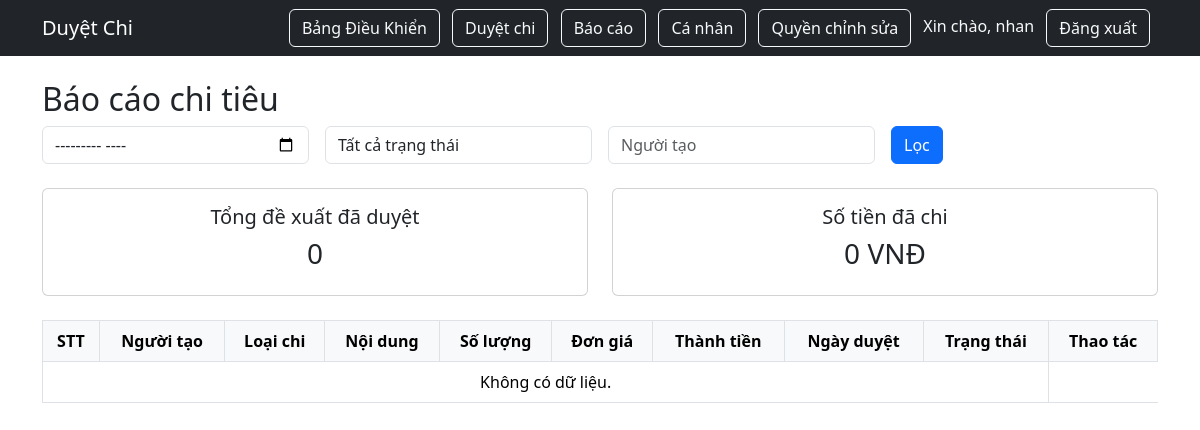
Page /report/ (signed in) on the earlier database version.
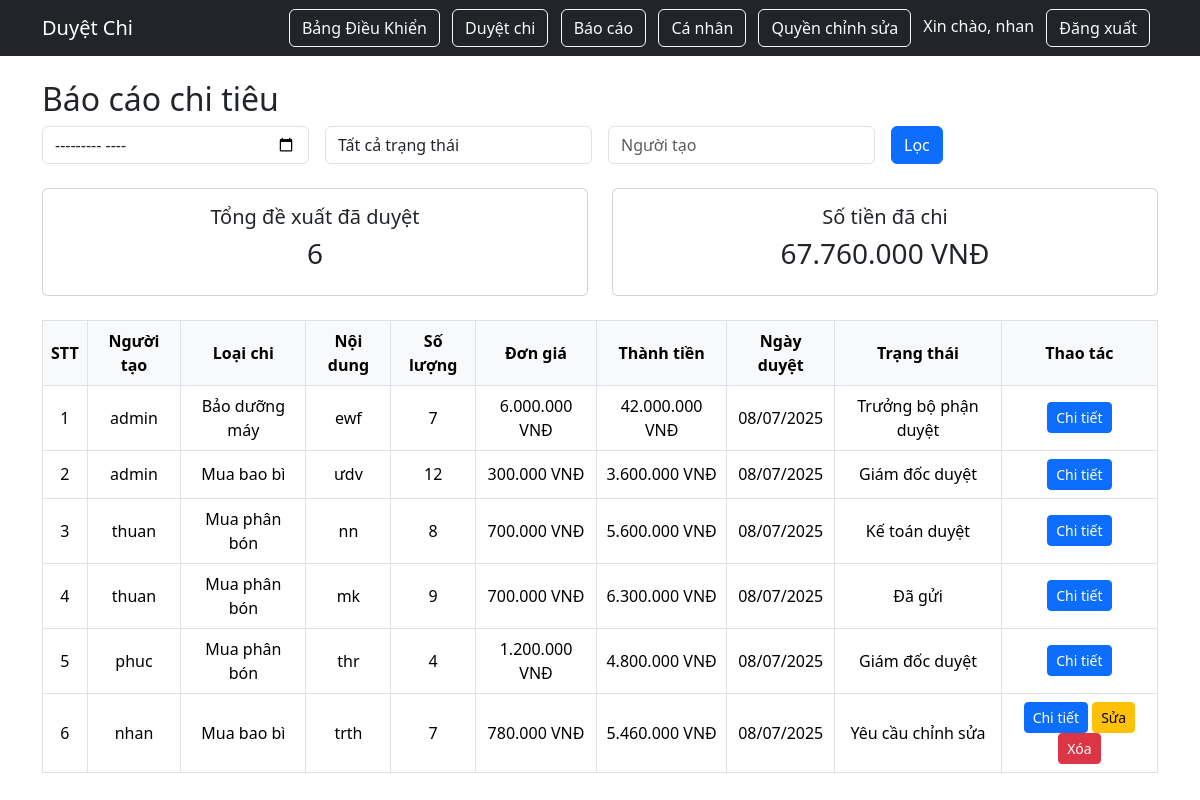
Same page on the later database version.
### hello/models.py (models this page shows, shortened)
class ExpenseRequest(models.Model):
    EXPENSE_TYPE_CHOICES = [
        ('packaging', 'Mua bao bì'),
        ('maintenance', 'Bảo dưỡng máy'),
        ('fertilizer', 'Mua phân bón'),
    ]
    STATUS_CHOICES = [
        ('submitted', 'Đã gửi'),
        ('manager_approved', 'Trưởng bộ phận duyệt'),
        ('accountant_approved', 'Kế toán duyệt'),
        ('director_approved', 'Giám đốc duyệt'),
        ('rejected', 'Từ chối'),
        ('edit_required', 'Yêu cầu chỉnh sửa'),
    ]
    employee = models.ForeignKey(User, on_delete=models.CASCADE)
    expense_type = models.CharField(max_length=50, choices=EXPENSE_TYPE_CHOICES)
    reason = models.TextField()
    invoice_image = models.ImageField(upload_to='invoices/', blank=True, null=True)
    status = models.CharField(max_length=30, choices=STATUS_CHOICES, default='submitted')
    created_at = models.DateTimeField(auto_now_add=True)
    updated_at = models.DateTimeField(auto_now=True)
    manager_comment = models.TextField(blank=True, null=True)
    accountant_comment = models.TextField(blank=True, null=True)
    director_comment = models.TextField(blank=True, null=True)
    detail = models.CharField(max_length=255, verbose_name="Chi tiết")
    content = models.TextField(verbose_name="Nội dung")
    quantity = models.PositiveIntegerField(verbose_name="Số lượng")
    unit_price = models.DecimalField(max_digits=12, decimal_places=2, verbose_name="Đơn giá")
    @property
    def total_price(self):
        return self.quantity * self.unit_price

### hello/views.py (the view)
# urls.py: path('report/', views.report, name='report'),
@login_required
def report(request):
    status_choices = ExpenseRequest.STATUS_CHOICES
    status = request.GET.get('status', '')
    employee = request.GET.get('employee', '')
    month = request.GET.get('month', '')
    requests = ExpenseRequest.objects.all() # Lấy tất cả các yêu cầu chi tiêu
    permissions = {p.user_id: p.can_edit for p in EditPermission.objects.all()}  # Thêm dòng này
    if status:
        requests = requests.filter(status=status)
    if employee:
        requests = requests.filter(employee__username__icontains=employee)
    if month:
        year, month_num = month.split('-')
        requests = requests.filter(created_at__year=year, created_at__month=month_num)
    total_approved = requests.count()
    total_amount = requests.aggregate(
        total=Sum(ExpressionWrapper(F('quantity') * F('unit_price'), output_field=DecimalField()))
    )['total'] or 0
    return render(request, 'hello/report.html', {
        'requests': requests,
        'total_approved': total_approved,
        'total_amount': total_amount,
        'status_choices': status_choices,
        'status': status,
        'employee': employee,
        'month': month,
        'permissions': permissions,
    })

### hello/templatetags/extra_filters.py (called while the page is built)
@register.filter
def get(dict_data, key):
    return dict_data.get(key)

@register.filter
def format_vnd(value):
    try:
        value = int(value)
        return f"{value:,}".replace(",", ".")
    except:
        return value

### hello/templates/hello/report.html (shortened to what this page needs)
{% extends "hello/layout.html" %}
{% load extra_filters %}
{% block content %}
<h2>Báo cáo chi tiêu</h2>
<form method="get" class="row g-3 mb-4">
    <div class="col-md-3">
        <input type="month" name="month" class="form-control" value="{{ month }}">
    </div>
    <div class="col-md-3">
        <select name="status" class="form-control">
            <option value="">Tất cả trạng thái</option>
        </select>
    </div>
    <div class="col-md-3">
        <input type="text" name="employee" class="form-control" placeholder="Người tạo" value="{{ employee }}">
    </div>
    <div class="col-md-3">
        <button class="btn btn-primary">Lọc</button>
    </div>
</form>
<div class="row mb-4">
    <div class="col">
        <div class="card p-3 text-center">
            <h5>Tổng đề xuất đã duyệt</h5>
            <h3>{{ total_approved }}</h3>
        </div>
    </div>
    <div class="col">
        <div class="card p-3 text-center">
            <h5>Số tiền đã chi</h5>
            <h3>{{ total_amount|format_vnd }} VNĐ</h3>
        </div>
    </div>
</div>
<table class="table table-bordered">
    <thead>
        <tr>
            <th>STT</th>
            <th>Người tạo</th>
            <th>Loại chi</th>
            <th>Nội dung</th>
            <th>Số lượng</th>
            <th>Đơn giá</th>
            <th>Thành tiền</th>
            <th>Ngày duyệt</th>
            <th>Trạng thái</th>
            <th>Thao tác</th>
        </tr>
    </thead>
    <tbody>
        {% for req in requests %}
        <tr>
            <td>{{ forloop.counter }}</td>
            <td>{{ req.employee.username }}</td>
            <td>{{ req.get_expense_type_display }}</td>
            <td>{{ req.content }}</td>
            <td>{{ req.quantity }}</td>
            <td>{{ req.unit_price|format_vnd }} VNĐ</td>
            <td>{{ req.total_price|format_vnd }} VNĐ</td>
            <td>{{ req.updated_at|date:"d/m/Y" }}</td>
            <td>{{ req.get_status_display }}</td>
            <td>
                <a href="{% url 'expense_detail' req.pk %}" class="btn btn-sm btn-primary">Chi tiết</a>
                {% if request.user.is_superuser or permissions|get:request.user.id %}
                    <a href="{% url 'expense_edit' req.pk %}" class="btn btn-sm btn-warning">Sửa</a>
                    <a href="{% url 'expense_delete' req.pk %}" class="btn btn-sm btn-danger">Xóa</a>
                {% elif req.employee == request.user %}
                    <a href="{% url 'expense_edit' req.pk %}" class="btn btn-sm btn-warning">Sửa</a>
                    <a href="{% url 'expense_delete' req.pk %}" class="btn btn-sm btn-danger">Xóa</a>
                {% endif %}
            </td>
        </tr>
        {% empty %}
        <tr><td colspan="9">Không có dữ liệu.</td></tr>
        {% endfor %}
    </tbody>
</table>
{% endblock %}

### hello/templates/hello/layout.html (shortened to what this page needs)
<!DOCTYPE html>
<html lang="vi">
<head>
    <link rel="stylesheet" href="https://cdn.jsdelivr.net/npm/bootstrap@5.3.3/dist/css/bootstrap.min.css">
</head>
<body>
    <nav class="navbar navbar-expand-lg navbar-dark bg-dark mb-4">
        <div class="container">
            <a class="navbar-brand" href="{% url 'home' %}">Duyệt Chi</a>
            <div class="ms-auto">
                {% if user.is_authenticated %}
                    <a href="{% url 'dashboard' %}" class="btn btn-outline-light me-2">Bảng Điều Khiển</a>
                    <a href="{% url 'approval_list' %}" class="btn btn-outline-light me-2">Duyệt chi</a>
                    <a href="{% url 'report' %}" class="btn btn-outline-light me-2">Báo cáo</a>
                    <a href="{% url 'profile' %}" class="btn btn-outline-light me-2">Cá nhân</a>
                    <a href="{% url 'expense_permission_list' %}" class="btn btn-outline-light me-2">Quyền chỉnh sửa</a>
                    <span class="text-light me-2">Xin chào, {{ user.username }}</span>
                    <form method="post" action="{% url 'logout' %}" style="display:inline;">
                        <button type="submit" class="btn btn-outline-light me-2">Đăng xuất</button>
                    </form>
                {% else %}
                    <a href="{% url 'login' %}" class="btn btn-outline-light me-2">Đăng nhập</a>
                {% endif %}
            </div>
        </div>
    </nav>
    <div class="container">
        {% block content %}{% endblock %}
    </div>
</body>
</html>

### hello/templates/hello/report.html (style rules this page uses)
table.table td, table.table th { vertical-align: middle; text-align: center; }
table.table thead th { background-color: #f8f9fa; font-weight: 600; }

Differences in the rows shown:
added ExpenseRequest: employee.username "admin", expense_type "Bảo dưỡng máy", content "ewf", quantity "7", unit_price "6.000.000", total_price "42.000.000", updated_at "08/07/2025", status "Trưởng bộ phận duyệt"
added ExpenseRequest: employee.username "admin", expense_type "Mua bao bì", content "ưdv", quantity "12", unit_price "300.000", total_price "3.600.000", updated_at "08/07/2025", status "Giám đốc duyệt"
added ExpenseRequest: employee.username "thuan", expense_type "Mua phân bón", content "nn", quantity "8", unit_price "700.000", total_price "5.600.000", updated_at "08/07/2025", status "Kế toán duyệt"
added ExpenseRequest: employee.username "thuan", expense_type "Mua phân bón", content "mk", quantity "9", unit_price "700.000", total_price "6.300.000", updated_at "08/07/2025", status "Đã gửi"
added ExpenseRequest: employee.username "phuc", expense_type "Mua phân bón", content "thr", quantity "4", unit_price "1.200.000", total_price "4.800.000", updated_at "08/07/2025", status "Giám đốc duyệt"
added ExpenseRequest: employee.username "nhan", expense_type "Mua bao bì", content "trth", quantity "7", unit_price "780.000", total_price "5.460.000", updated_at "08/07/2025", status "Yêu cầu chỉnh sửa", shows "Sửa"
Other differences:
{{ total_approved }}: "0" → "6"
{{ total_amount|format_vnd }}: "0" → "67.760.000"
text no longer shown: "Không có dữ liệu."
